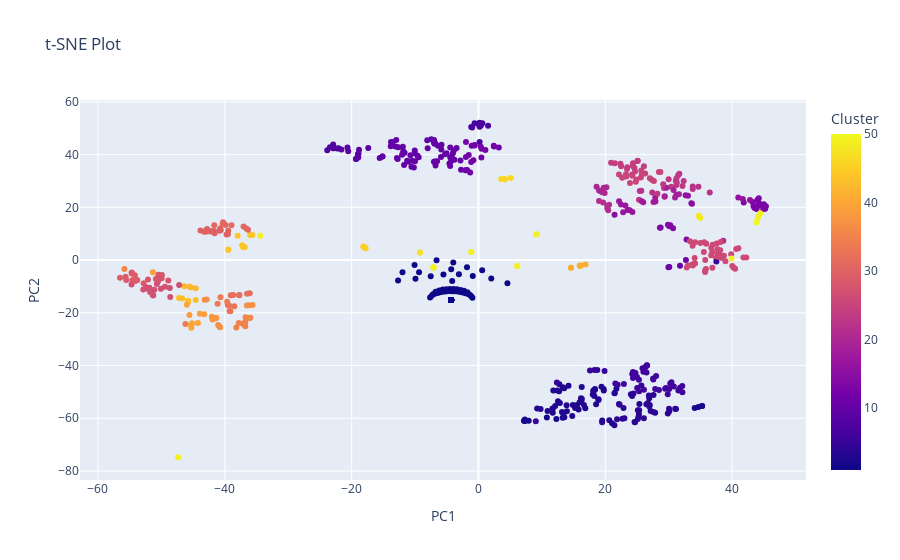

The cell this chart's notebook holds for it:
### Markdown cell above
## <a id='toc1_4_'></a>[Visualizing the clusters](#toc0_)

### <a id='toc1_4_1_'></a>[t-Distributed Stochastic Neighbor Embedding (manifold embedding technique)](#toc0_)

t-Distributed Stochastic Neighbor Embedding (t-SNE) is a powerful dimensionality reduction technique used for visualizing high-dimensional data in lower-dimensional space. The main objectives of t-SNE are:
- Preservation of local structure (locality)
This means the points closer in high dimensional space should appear closer in a lower dimensional embedding.
- Robustness to noise and outliers
- Non linear embedding
Self explanatory. It captures complex non linear relationships in the data, suitable for visualization of intricate manifolds.
- Unsupervised learning

### Code cell
# Compute t-SNE embeddings
tsne = TSNE(n_components=2, random_state=42, perplexity=10)
X_tsne = tsne.fit_transform(pivot_combined.T)

pca_df = pd.DataFrame(data=X_tsne, 
                      columns=['PC1', 'PC2'], 
                      index = pivot_combined.T.index)

concat_df = pd.concat([pca_df, 
                       df.set_index("catalog_id")], 
                      ignore_index= False, 
                      axis=1)
concat_df = concat_df.rename(columns={0: 'Cluster'})
concat_df.index = concat_df.index.astype("str")

fig = px.scatter(concat_df, x='PC1', y='PC2', color='Cluster', title='t-SNE Plot')
fig

### Figure 1 — Plotly figure (JSON) as saved in the notebook; plotly's stock layout.template omitted (floating-point values rounded to 4 significant figures; data arrays with more than 128 entries replaced by an {"elided": "..."} marker saying what was removed)
{"data": [{"hovertemplate": "PC1=%{x}<br>PC2=%{y}<br>Cluster=%{marker.color}<extra></extra>", "legendgroup": "", "marker": {"color": {"elided": "867 int values"}, "coloraxis": "coloraxis", "symbol": "circle"}, "mode": "markers", "name": "", "orientation": "v", "showlegend": false, "type": "scatter", "x": {"elided": "867 float values"}, "xaxis": "x", "y": {"elided": "867 float values"}, "yaxis": "y"}], "layout": {"coloraxis": {"colorbar": {"title": {"text": "Cluster"}}, "colorscale": [[0, "#0d0887"], [0.1111, "#46039f"], [0.2222, "#7201a8"], [0.3333, "#9c179e"], [0.4444, "#bd3786"], [0.5556, "#d8576b"], [0.6667, "#ed7953"], [0.7778, "#fb9f3a"], [0.8889, "#fdca26"], [1, "#f0f921"]]}, "legend": {"tracegroupgap": 0}, "title": {"text": "t-SNE Plot"}, "xaxis": {"anchor": "y", "domain": [0, 1], "title": {"text": "PC1"}}, "yaxis": {"anchor": "x", "domain": [0, 1], "title": {"text": "PC2"}}}}
